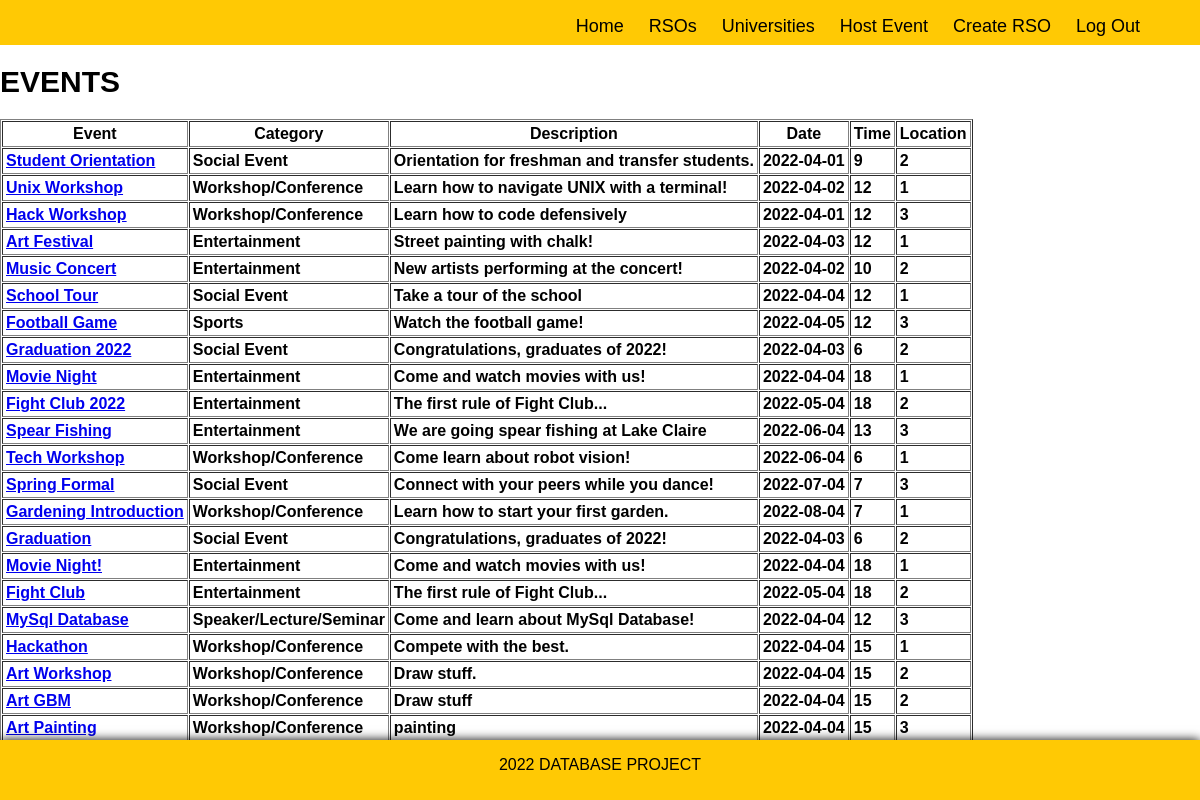
/index.php?success=loggedin (signed in), run on the app's committed database.
### tables this page shows
CREATE TABLE event (
	eventId int AUTO_INCREMENT,
    eventName varchar(255) NOT NULL UNIQUE,
    eventCategory varchar(255) NOT NULL,
    eventDescription varchar(255),
    eventDate date NOT NULL,
    eventTime int NOT NULL,
    eventLocationId int NOT NULL,
    eventContactPhone varchar(11) NOT NULL,
    eventContactEmail varchar(255) NOT NULL,
    eventUnivId int not NULL,
    eventPrivacy tinyint not NULL,
    eventRsoId int,
    PRIMARY KEY (eventId),
    FOREIGN KEY (eventUnivId) REFERENCES university (univId) ON DELETE CASCADE,
    FOREIGN KEY (eventLocationId) REFERENCES location (locationId) ON DELETE CASCADE,
    FOREIGN KEY (eventRsoId) REFERENCES rso (rsoId) ON DELETE CASCADE
);

### index.php (the view, shortened to what this page needs)
<?php
    require_once 'includes/header.php';
?>
<?php
    if (!isset($_SESSION['user_id'])) {
        header("location: login.php?error=notloggedin");
    } else {
        $query = "SELECT * from event";
        $result = mysqli_query($db, $query);
        $rows = mysqli_num_rows($result);
        if ($rows > 0) {
            $display_block = "
            <table cellpadding=3 cellspacing=1 border=1>
            <th>Event</th>
            <th>Category</th>
            <th>Description</th>
            <th>Date</th>
            <th>Time</th>
            <th>Location</th>
            </tr>";
            while($event_info = mysqli_fetch_array($result)) {
                $event_id = $event_info['eventId'];
                $event_name= $event_info['eventName'];
                $event_category = $event_info['eventCategory'];
                $event_description = $event_info['eventDescription'];
                $event_date = $event_info['eventDate'];
                $event_time = $event_info['eventTime'];
                $event_locationId = $event_info['eventLocationId'];
                $display_block .= "
                <tr>
                <td><a href=\"event_page.php?eventId=$event_id\">
                <strong>$event_name</strong></a><br>
                <td><strong>$event_category</strong></a><br>
                <td><strong>$event_description</strong></a><br>
                <td><strong>$event_date</strong></a><br>
                <td><strong>$event_time</strong></a><br>
                <td><strong>$event_locationId</strong></a><br>
                </tr>";
            }
            $display_block.= "</table>";
        } else {
            $display_block = "<p><em>No events to display.</em><p>";
        }
    }
?>
<html>
    <head>
    </head>
    <body>
        <h1> Events </h1>
        <?php print $display_block; ?>
    </body>
</html>
<?php
    require_once 'includes/footer.php';
?>

### style.css (style rules this page uses)
html { width: 100%; height: 100%; font-family: Helvetica, Arial, sans-serif; }
body { padding: 0; margin: 0; }
h1 { text-transform: uppercase; font-size: 30px; }

### data on the page
event: eventName "Student Orientation", eventCategory "Social Event", eventDescription "Orientation for freshman and transfer students.", eventDate "2022-04-01", eventTime "9", eventLocationId "2"
event: eventName "Unix Workshop", eventCategory "Workshop/Conference", eventDescription "Learn how to navigate UNIX with a terminal!", eventDate "2022-04-02", eventTime "12", eventLocationId "1"
event: eventName "Hack Workshop", eventCategory "Workshop/Conference", eventDescription "Learn how to code defensively", eventDate "2022-04-01", eventTime "12", eventLocationId "3"
event: eventName "Art Festival", eventCategory "Entertainment", eventDescription "Street painting with chalk!", eventDate "2022-04-03", eventTime "12", eventLocationId "1"
event: eventName "Music Concert", eventCategory "Entertainment", eventDescription "New artists performing at the concert!", eventDate "2022-04-02", eventTime "10", eventLocationId "2"
event: eventName "School Tour", eventCategory "Social Event", eventDescription "Take a tour of the school", eventDate "2022-04-04", eventTime "12", eventLocationId "1"
event: eventName "Football Game", eventCategory "Sports", eventDescription "Watch the football game!", eventDate "2022-04-05", eventTime "12", eventLocationId "3"
event: eventName "Graduation 2022", eventCategory "Social Event", eventDescription "Congratulations, graduates of 2022!", eventDate "2022-04-03", eventTime "6", eventLocationId "2"
event: eventName "Movie Night", eventCategory "Entertainment", eventDescription "Come and watch movies with us!", eventDate "2022-04-04", eventTime "18", eventLocationId "1"
event: eventName "Fight Club 2022", eventCategory "Entertainment", eventDescription "The first rule of Fight Club...", eventDate "2022-05-04", eventTime "18", eventLocationId "2"
event: eventName "Spear Fishing", eventCategory "Entertainment", eventDescription "We are going spear fishing at Lake Claire", eventDate "2022-06-04", eventTime "13", eventLocationId "3"
event: eventName "Tech Workshop", eventCategory "Workshop/Conference", eventDescription "Come learn about robot vision!", eventDate "2022-06-04", eventTime "6", eventLocationId "1"
event: eventName "Spring Formal", eventCategory "Social Event", eventDescription "Connect with your peers while you dance!", eventDate "2022-07-04", eventTime "7", eventLocationId "3"
event: eventName "Gardening Introduction", eventCategory "Workshop/Conference", eventDescription "Learn how to start your first garden.", eventDate "2022-08-04", eventTime "7", eventLocationId "1"
event: eventName "Graduation", eventCategory "Social Event", eventDescription "Congratulations, graduates of 2022!", eventDate "2022-04-03", eventTime "6", eventLocationId "2"
event: eventName "Movie Night!", eventCategory "Entertainment", eventDescription "Come and watch movies with us!", eventDate "2022-04-04", eventTime "18", eventLocationId "1"
event: eventName "Fight Club", eventCategory "Entertainment", eventDescription "The first rule of Fight Club...", eventDate "2022-05-04", eventTime "18", eventLocationId "2"
event: eventName "MySql Database", eventCategory "Speaker/Lecture/Seminar", eventDescription "Come and learn about MySql Database!", eventDate "2022-04-04", eventTime "12", eventLocationId "3"
event: eventName "Hackathon", eventCategory "Workshop/Conference", eventDescription "Compete with the best.", eventDate "2022-04-04", eventTime "15", eventLocationId "1"
event: eventName "Art Workshop", eventCategory "Workshop/Conference", eventDescription "Draw stuff.", eventDate "2022-04-04", eventTime "15", eventLocationId "2"
event: eventName "Art GBM", eventCategory "Workshop/Conference", eventDescription "Draw stuff", eventDate "2022-04-04", eventTime "15", eventLocationId "2"
event: eventName "Art Painting", eventCategory "Workshop/Conference", eventDescription "painting", eventDate "2022-04-04", eventTime "15", eventLocationId "3"
